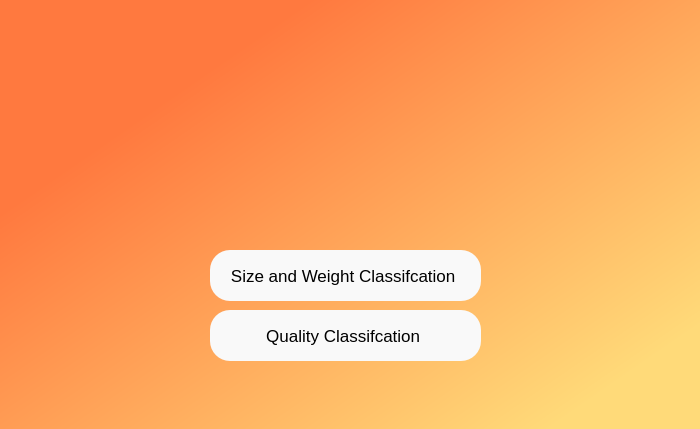
<?xml version="1.0" encoding="UTF-8"?>
<ui version="4.0">
 <class>MainMenu</class>
 <widget class="QMainWindow" name="MainMenu">
  <property name="windowModality">
   <enum>Qt::NonModal</enum>
  </property>
  <property name="geometry">
   <rect>
    <x>0</x>
    <y>0</y>
    <width>700</width>
    <height>429</height>
   </rect>
  </property>
  <property name="cursor">
   <cursorShape>ArrowCursor</cursorShape>
  </property>
  <property name="windowTitle">
   <string>MainWindow</string>
  </property>
  <widget class="QWidget" name="centralwidget">
   <widget class="QWidget" name="panelwidget" native="true">
    <property name="geometry">
     <rect>
      <x>0</x>
      <y>-20</y>
      <width>700</width>
      <height>450</height>
     </rect>
    </property>
    <property name="styleSheet">
     <string notr="true">QWidget#bgwidget{
background-color:qlineargradient(spread:pad, x1:0.216, y1:0.232727, x2:1, y2:1, stop:0 rgba(255, 219, 88, 255), stop:1 rgba(255, 255, 255, 255));}</string>
    </property>
    <widget class="QWidget" name="bgwidget" native="true">
     <property name="geometry">
      <rect>
       <x>0</x>
       <y>20</y>
       <width>700</width>
       <height>471</height>
      </rect>
     </property>
     <property name="sizePolicy">
      <sizepolicy hsizetype="Fixed" vsizetype="Fixed">
       <horstretch>0</horstretch>
       <verstretch>0</verstretch>
      </sizepolicy>
     </property>
     <property name="cursor">
      <cursorShape>ArrowCursor</cursorShape>
     </property>
     <property name="styleSheet">
      <string notr="true">QWidget#bgwidget{
background-color:qlineargradient(spread:pad, x1:0.216, y1:0.232727, x2:0.847, y2:0.847, stop:0 rgba(255, 121, 63, 255), stop:1 rgba(255, 218, 121, 255));}</string>
     </property>
     <widget class="QLabel" name="label_3">
      <property name="geometry">
       <rect>
        <x>220</x>
        <y>0</y>
        <width>251</width>
        <height>251</height>
       </rect>
      </property>
      <property name="font">
       <font>
        <family>Source Sans Pro</family>
        <pointsize>16</pointsize>
        <weight>75</weight>
        <bold>true</bold>
       </font>
      </property>
      <property name="styleSheet">
       <string notr="true">background-image: url(:/newPrefix/Eggsify-logo-01.png);</string>
      </property>
      <property name="text">
       <string/>
      </property>
      <property name="pixmap">
       <pixmap>D:/Pictures/Graphic Design/Eggsify/Eggsify-logo-small-01.png</pixmap>
      </property>
      <property name="scaledContents">
       <bool>true</bool>
      </property>
     </widget>
     <widget class="QPushButton" name="sizeWeightBtn">
      <property name="geometry">
       <rect>
        <x>210</x>
        <y>250</y>
        <width>271</width>
        <height>51</height>
       </rect>
      </property>
      <property name="font">
       <font>
        <family>Helvetica</family>
        <pointsize>13</pointsize>
        <weight>50</weight>
        <bold>false</bold>
       </font>
      </property>
      <property name="cursor">
       <cursorShape>PointingHandCursor</cursorShape>
      </property>
      <property name="styleSheet">
       <string notr="true">border-radius:20px;
background-color:rgb(249, 249, 249)
</string>
      </property>
      <property name="text">
       <string>Size and Weight Classifcation </string>
      </property>
      <property name="flat">
       <bool>false</bool>
      </property>
     </widget>
     <widget class="QPushButton" name="qualityBtn">
      <property name="geometry">
       <rect>
        <x>210</x>
        <y>310</y>
        <width>271</width>
        <height>51</height>
       </rect>
      </property>
      <property name="font">
       <font>
        <family>Helvetica</family>
        <pointsize>13</pointsize>
        <weight>50</weight>
        <bold>false</bold>
       </font>
      </property>
      <property name="cursor">
       <cursorShape>PointingHandCursor</cursorShape>
      </property>
      <property name="styleSheet">
       <string notr="true">border-radius:20px;
background-color:rgb(249, 249, 249)
</string>
      </property>
      <property name="text">
       <string>Quality Classifcation </string>
      </property>
     </widget>
    </widget>
   </widget>
  </widget>
 </widget>
 <resources>
  <include location="D:/Pictures/Graphic Design/Eggsify/eggsify-logo.qrc"/>
 </resources>
 <connections/>
</ui>
